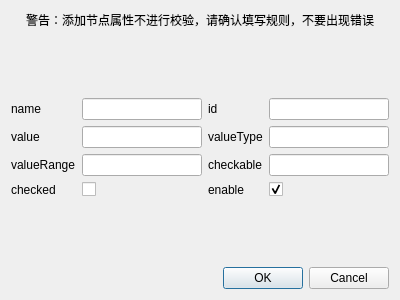
<?xml version="1.0" encoding="UTF-8"?>
<ui version="4.0">
 <class>NodeAttributesDlg</class>
 <widget class="QDialog" name="NodeAttributesDlg">
  <property name="geometry">
   <rect>
    <x>0</x>
    <y>0</y>
    <width>400</width>
    <height>300</height>
   </rect>
  </property>
  <property name="windowTitle">
   <string>Dialog</string>
  </property>
  <layout class="QVBoxLayout" name="verticalLayout">
   <item>
    <widget class="QLabel" name="label_9">
     <property name="text">
      <string>警告：添加节点属性不进行校验，请确认填写规则，不要出现错误</string>
     </property>
     <property name="alignment">
      <set>Qt::AlignmentFlag::AlignCenter</set>
     </property>
    </widget>
   </item>
   <item>
    <spacer name="verticalSpacer">
     <property name="orientation">
      <enum>Qt::Orientation::Vertical</enum>
     </property>
     <property name="sizeHint" stdset="0">
      <size>
       <width>20</width>
       <height>70</height>
      </size>
     </property>
    </spacer>
   </item>
   <item>
    <layout class="QGridLayout" name="gridLayout" rowstretch="1,1,1,1" columnstretch="0,0,0,0" rowminimumheight="1,1,1,1" columnminimumwidth="0,0,0,0">
     <item row="0" column="0">
      <widget class="QLabel" name="label_8">
       <property name="toolTip">
        <string>显示文本</string>
       </property>
       <property name="text">
        <string>name</string>
       </property>
      </widget>
     </item>
     <item row="0" column="1">
      <widget class="QLineEdit" name="nameEdit"/>
     </item>
     <item row="0" column="2">
      <widget class="QLabel" name="label_3">
       <property name="toolTip">
        <string>节点唯一ID</string>
       </property>
       <property name="text">
        <string>id</string>
       </property>
      </widget>
     </item>
     <item row="0" column="3">
      <widget class="QLineEdit" name="idEdit"/>
     </item>
     <item row="1" column="0">
      <widget class="QLabel" name="label_7">
       <property name="toolTip">
        <string>节点值</string>
       </property>
       <property name="text">
        <string>value</string>
       </property>
      </widget>
     </item>
     <item row="1" column="1">
      <widget class="QLineEdit" name="valueEdit"/>
     </item>
     <item row="1" column="2">
      <widget class="QLabel" name="label_4">
       <property name="toolTip">
        <string>参数类型(int/float/double/string/enum/path/file)</string>
       </property>
       <property name="text">
        <string>valueType</string>
       </property>
      </widget>
     </item>
     <item row="1" column="3">
      <widget class="QLineEdit" name="valueTypeEdit"/>
     </item>
     <item row="2" column="0">
      <widget class="QLabel" name="label">
       <property name="toolTip">
        <string>值域(逗号分隔)</string>
       </property>
       <property name="text">
        <string>valueRange</string>
       </property>
      </widget>
     </item>
     <item row="2" column="1">
      <widget class="QLineEdit" name="valueRangeEdit"/>
     </item>
     <item row="2" column="2">
      <widget class="QLabel" name="label_6">
       <property name="toolTip">
        <string>是否可勾选</string>
       </property>
       <property name="text">
        <string>checkable</string>
       </property>
      </widget>
     </item>
     <item row="2" column="3">
      <widget class="QLineEdit" name="checkableEdit"/>
     </item>
     <item row="3" column="0">
      <widget class="QLabel" name="label_2">
       <property name="toolTip">
        <string>是否勾选</string>
       </property>
       <property name="text">
        <string>checked</string>
       </property>
      </widget>
     </item>
     <item row="3" column="2">
      <widget class="QLabel" name="label_5">
       <property name="toolTip">
        <string>使能</string>
       </property>
       <property name="text">
        <string>enable</string>
       </property>
      </widget>
     </item>
     <item row="3" column="3">
      <widget class="QCheckBox" name="enableCheck">
       <property name="text">
        <string/>
       </property>
       <property name="checked">
        <bool>true</bool>
       </property>
      </widget>
     </item>
     <item row="3" column="1">
      <widget class="QCheckBox" name="checkedCheck">
       <property name="text">
        <string/>
       </property>
      </widget>
     </item>
    </layout>
   </item>
   <item>
    <spacer name="verticalSpacer_2">
     <property name="orientation">
      <enum>Qt::Orientation::Vertical</enum>
     </property>
     <property name="sizeHint" stdset="0">
      <size>
       <width>20</width>
       <height>70</height>
      </size>
     </property>
    </spacer>
   </item>
   <item>
    <widget class="QDialogButtonBox" name="buttonBox">
     <property name="orientation">
      <enum>Qt::Orientation::Horizontal</enum>
     </property>
     <property name="standardButtons">
      <set>QDialogButtonBox::StandardButton::Cancel|QDialogButtonBox::StandardButton::Ok</set>
     </property>
    </widget>
   </item>
  </layout>
 </widget>
 <resources/>
 <connections>
  <connection>
   <sender>buttonBox</sender>
   <signal>accepted()</signal>
   <receiver>NodeAttributesDlg</receiver>
   <slot>accept()</slot>
   <hints>
    <hint type="sourcelabel">
     <x>248</x>
     <y>254</y>
    </hint>
    <hint type="destinationlabel">
     <x>157</x>
     <y>274</y>
    </hint>
   </hints>
  </connection>
  <connection>
   <sender>buttonBox</sender>
   <signal>rejected()</signal>
   <receiver>NodeAttributesDlg</receiver>
   <slot>reject()</slot>
   <hints>
    <hint type="sourcelabel">
     <x>316</x>
     <y>260</y>
    </hint>
    <hint type="destinationlabel">
     <x>286</x>
     <y>274</y>
    </hint>
   </hints>
  </connection>
 </connections>
</ui>
